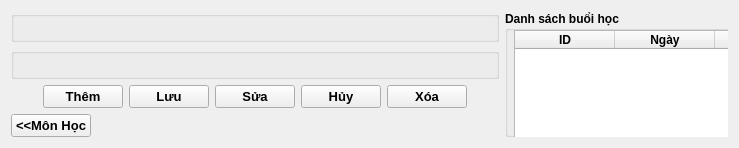
               <widget class="QWidget" name="page_LichHoc">
                <layout class="QHBoxLayout" name="horizontalLayout_2">
                 <item>
                  <layout class="QHBoxLayout" name="horizontalLayout_5" stretch="5,3">
                   <item>
                    <layout class="QVBoxLayout" name="verticalLayout_31" stretch="1,3,1">
                     <item>
                      <layout class="QHBoxLayout" name="horizontalLayout_22">
                       <item>
                        <widget class="QGroupBox" name="groupBox_24">
                         <property name="title">
                          <string/>
                         </property>
                         <widget class="QLabel" name="label_2">
                          <property name="geometry">
                           <rect>
                            <x>10</x>
                            <y>10</y>
                            <width>721</width>
                            <height>101</height>
                           </rect>
                          </property>
                          <property name="font">
                           <font>
                            <pointsize>14</pointsize>
                            <weight>75</weight>
                            <bold>true</bold>
                           </font>
                          </property>
                          <property name="text">
                           <string>Thông Tin Buổi Học</string>
                          </property>
                          <property name="alignment">
                           <set>Qt::AlignCenter</set>
                          </property>
                         </widget>
                        </widget>
                       </item>
                      </layout>
                     </item>
                     <item>
                      <layout class="QHBoxLayout" name="horizontalLayout_33" stretch="1">
                       <item>
                        <widget class="QGroupBox" name="groupBox_25">
                         <property name="title">
                          <string/>
                         </property>
                         <widget class="QWidget" name="horizontalLayoutWidget_8">
                          <property name="geometry">
                           <rect>
                            <x>-1</x>
                            <y>-1</y>
                            <width>741</width>
                            <height>371</height>
                           </rect>
                          </property>
                          <layout class="QHBoxLayout" name="horizontalLayout_40" stretch="1,1">
                           <item>
                            <layout class="QFormLayout" name="formLayout_12">
                             <property name="verticalSpacing">
                              <number>28</number>
                             </property>
                             <property name="leftMargin">
                              <number>8</number>
                             </property>
                             <property name="topMargin">
                              <number>42</number>
                             </property>
                             <property name="rightMargin">
                              <number>7</number>
                             </property>
                             <item row="1" column="0">
                              <widget class="QLabel" name="iDBuIHCLabel">
                               <property name="font">
                                <font>
                                 <pointsize>10</pointsize>
                                 <weight>75</weight>
                                 <bold>true</bold>
                                </font>
                               </property>
                               <property name="text">
                                <string>ID Buổi Học:</string>
                               </property>
                              </widget>
                             </item>
                             <item row="1" column="1">
                              <widget class="QLineEdit" name="fi_IDBH_4">
                               <property name="font">
                                <font>
                                 <pointsize>10</pointsize>
                                 <weight>75</weight>
                                 <bold>true</bold>
                                </font>
                               </property>
                              </widget>
                             </item>
                             <item row="2" column="0">
                              <widget class="QLabel" name="ngYLabel">
                               <property name="font">
                                <font>
                                 <pointsize>10</pointsize>
                                 <weight>75</weight>
                                 <bold>true</bold>
                                </font>
                               </property>
                               <property name="text">
                                <string>Ngày:</string>
                               </property>
                              </widget>
                             </item>
                             <item row="2" column="1">
                              <widget class="QDateEdit" name="fi_NgayHoc_4">
                               <property name="font">
                                <font>
                                 <pointsize>10</pointsize>
                                 <weight>75</weight>
                                 <bold>true</bold>
                                </font>
                               </property>
                              </widget>
                             </item>
                             <item row="3" column="0">
                              <widget class="QLabel" name="tLabel">
                               <property name="font">
                                <font>
                                 <pointsize>10</pointsize>
                                 <weight>75</weight>
                                 <bold>true</bold>
                                </font>
                               </property>
                               <property name="text">
                                <string>Từ:</string>
                               </property>
                              </widget>
                             </item>
                             <item row="3" column="1">
                              <widget class="QTimeEdit" name="fi_GioBD_4">
                               <property name="font">
                                <font>
                                 <pointsize>10</pointsize>
                                 <weight>75</weight>
                                 <bold>true</bold>
                                </font>
                               </property>
                              </widget>
                             </item>
                             <item row="0" column="0">
                              <widget class="QLabel" name="iDLPHCPhNLabel">
                               <property name="font">
                                <font>
                                 <pointsize>10</pointsize>
                                 <weight>75</weight>
                                 <bold>true</bold>
                                </font>
                               </property>
                               <property name="text">
                                <string>ID Lớp Học Phần:</string>
                               </property>
                              </widget>
                             </item>
                             <item row="0" column="1">
                              <widget class="QLineEdit" name="fi_IDLHP_4">
                               <property name="font">
                                <font>
                                 <pointsize>10</pointsize>
                                 <weight>75</weight>
                                 <bold>true</bold>
                                </font>
                               </property>
                              </widget>
                             </item>
                            </layout>
                           </item>
                           <item>
                            <layout class="QFormLayout" name="formLayout_14">
                             <property name="verticalSpacing">
                              <number>28</number>
                             </property>
                             <property name="leftMargin">
                              <number>6</number>
                             </property>
                             <property name="topMargin">
                              <number>42</number>
                             </property>
                             <property name="rightMargin">
                              <number>8</number>
                             </property>
                             <item row="0" column="0">
                              <widget class="QLabel" name="mNHCLabel">
                               <property name="font">
                                <font>
                                 <pointsize>10</pointsize>
                                 <weight>75</weight>
                                 <bold>true</bold>
                                </font>
                               </property>
                               <property name="text">
                                <string>Môn Học:</string>
                               </property>
                              </widget>
                             </item>
                             <item row="0" column="1">
                              <widget class="QLineEdit" name="fi_MH_4">
                               <property name="font">
                                <font>
                                 <pointsize>10</pointsize>
                                 <weight>75</weight>
                                 <bold>true</bold>
                                </font>
                               </property>
                              </widget>
                             </item>
                             <item row="2" column="0">
                              <widget class="QLabel" name="phNgLabel_2">
                               <property name="font">
                                <font>
                                 <pointsize>10</pointsize>
                                 <weight>75</weight>
                                 <bold>true</bold>
                                </font>
                               </property>
                               <property name="text">
                                <string>Phòng:</string>
                               </property>
                              </widget>
                             </item>
                             <item row="2" column="1">
                              <widget class="QComboBox" name="fi_PhongHoc_4">
                               <property name="font">
                                <font>
                                 <pointsize>10</pointsize>
                                 <weight>75</weight>
                                 <bold>true</bold>
                                </font>
                               </property>
                              </widget>
                             </item>
                             <item row="3" column="0">
                              <widget class="QLabel" name="nLabel">
                               <property name="font">
                                <font>
                                 <pointsize>10</pointsize>
                                 <weight>75</weight>
                                 <bold>true</bold>
                                </font>
                               </property>
                               <property name="text">
                                <string>Đến:</string>
                               </property>
                              </widget>
                             </item>
                             <item row="3" column="1">
                              <widget class="QTimeEdit" name="fi_GioKT_4">
                               <property name="font">
                                <font>
                                 <pointsize>10</pointsize>
                                 <weight>75</weight>
                                 <bold>true</bold>
                                </font>
                               </property>
                              </widget>
                             </item>
                             <item row="1" column="0">
                              <widget class="QLabel" name="giNgViNLabel_3">
                               <property name="font">
                                <font>
                                 <pointsize>10</pointsize>
                                 <weight>75</weight>
                                 <bold>true</bold>
                                </font>
                               </property>
                               <property name="text">
                                <string>Giảng Viên:</string>
                               </property>
                              </widget>
                             </item>
                             <item row="1" column="1">
                              <widget class="QLineEdit" name="fi_GiangVien_4">
                               <property name="font">
                                <font>
                                 <pointsize>10</pointsize>
                                 <weight>75</weight>
                                 <bold>true</bold>
                                </font>
                               </property>
                              </widget>
                             </item>
                            </layout>
                           </item>
                          </layout>
                         </widget>
                        </widget>
                       </item>
                      </layout>
                     </item>
                     <item>
                      <layout class="QVBoxLayout" name="verticalLayout_33">
                       <item>
                        <layout class="QHBoxLayout" name="horizontalLayout_35">
                         <property name="leftMargin">
                          <number>32</number>
                         </property>
                         <property name="rightMargin">
                          <number>32</number>
                         </property>
                         <item>
                          <spacer name="horizontalSpacer_5">
                           <property name="orientation">
                            <enum>Qt::Horizontal</enum>
                           </property>
                           <property name="sizeHint" stdset="0">
                            <size>
                             <width>40</width>
                             <height>20</height>
                            </size>
                           </property>
                          </spacer>
                         </item>
                         <item>
                          <widget class="QPushButton" name="btn_ThemBH_4">
                           <property name="font">
                            <font>
                             <pointsize>10</pointsize>
                             <weight>75</weight>
                             <bold>true</bold>
                            </font>
                           </property>
                           <property name="text">
                            <string>Thêm</string>
                           </property>
                          </widget>
                         </item>
                         <item>
                          <widget class="QPushButton" name="btn_LuuBH_4">
                           <property name="font">
                            <font>
                             <pointsize>10</pointsize>
                             <weight>75</weight>
                             <bold>true</bold>
                            </font>
                           </property>
                           <property name="text">
                            <string>Lưu</string>
                           </property>
                          </widget>
                         </item>
                         <item>
                          <widget class="QPushButton" name="btn_SuaBH_4">
                           <property name="font">
                            <font>
                             <pointsize>10</pointsize>
                             <weight>75</weight>
                             <bold>true</bold>
                            </font>
                           </property>
                           <property name="text">
                            <string>Sửa</string>
                           </property>
                          </widget>
                         </item>
                         <item>
                          <widget class="QPushButton" name="btn_HuyBH_4">
                           <property name="font">
                            <font>
                             <pointsize>10</pointsize>
                             <weight>75</weight>
                             <bold>true</bold>
                            </font>
                           </property>
                           <property name="text">
                            <string>Hủy</string>
                           </property>
                          </widget>
                         </item>
                         <item>
                          <widget class="QPushButton" name="btn_XoaBH_4">
                           <property name="font">
                            <font>
                             <pointsize>10</pointsize>
                             <weight>75</weight>
                             <bold>true</bold>
                            </font>
                           </property>
                           <property name="text">
                            <string>Xóa</string>
                           </property>
                          </widget>
                         </item>
                         <item>
                          <spacer name="horizontalSpacer_6">
                           <property name="orientation">
                            <enum>Qt::Horizontal</enum>
                           </property>
                           <property name="sizeHint" stdset="0">
                            <size>
                             <width>40</width>
                             <height>20</height>
                            </size>
                           </property>
                          </spacer>
                         </item>
                        </layout>
                       </item>
                       <item>
                        <layout class="QHBoxLayout" name="horizontalLayout_38">
                         <item>
                          <widget class="QPushButton" name="btn_BackPageMH_4">
                           <property name="font">
                            <font>
                             <pointsize>10</pointsize>
                             <weight>75</weight>
                             <bold>true</bold>
                            </font>
                           </property>
                           <property name="text">
                            <string>&lt;&lt;Môn Học</string>
                           </property>
                          </widget>
                         </item>
                         <item>
                          <spacer name="horizontalSpacer_4">
                           <property name="orientation">
                            <enum>Qt::Horizontal</enum>
                           </property>
                           <property name="sizeHint" stdset="0">
                            <size>
                             <width>40</width>
                             <height>20</height>
                            </size>
                           </property>
                          </spacer>
                         </item>
                        </layout>
                       </item>
                      </layout>
                     </item>
                    </layout>
                   </item>
                   <item>
                    <layout class="QVBoxLayout" name="verticalLayout_32">
                     <item>
                      <widget class="QGroupBox" name="groupBox_23">
                       <property name="font">
                        <font>
                         <weight>75</weight>
                         <bold>true</bold>
                        </font>
                       </property>
                       <property name="title">
                        <string>Danh sách buổi học</string>
                       </property>
                       <widget class="QWidget" name="horizontalLayoutWidget_2">
                        <property name="geometry">
                         <rect>
                          <x>9</x>
                          <y>19</y>
                          <width>431</width>
                          <height>491</height>
                         </rect>
                        </property>
                        <layout class="QHBoxLayout" name="horizontalLayout_14">
                         <item>
                          <widget class="QTableWidget" name="tbl_DSBuoiHoc_4">
                           <column>
                            <property name="text">
                             <string>ID</string>
                            </property>
                           </column>
                           <column>
                            <property name="text">
                             <string>Ngày</string>
                            </property>
                           </column>
                           <column>
                            <property name="text">
                             <string>Phòng</string>
                            </property>
                           </column>
                          </widget>
                         </item>
                        </layout>
                       </widget>
                       <widget class="QPushButton" name="btn_ChiTietDD_4">
                        <property name="geometry">
                         <rect>
                          <x>240</x>
                          <y>530</y>
                          <width>191</width>
                          <height>31</height>
                         </rect>
                        </property>
                        <property name="text">
                         <string>Chi Tiết Điểm Danh</string>
                        </property>
                       </widget>
                      </widget>
                     </item>
                    </layout>
                   </item>
                  </layout>
                 </item>
                </layout>
               </widget>
